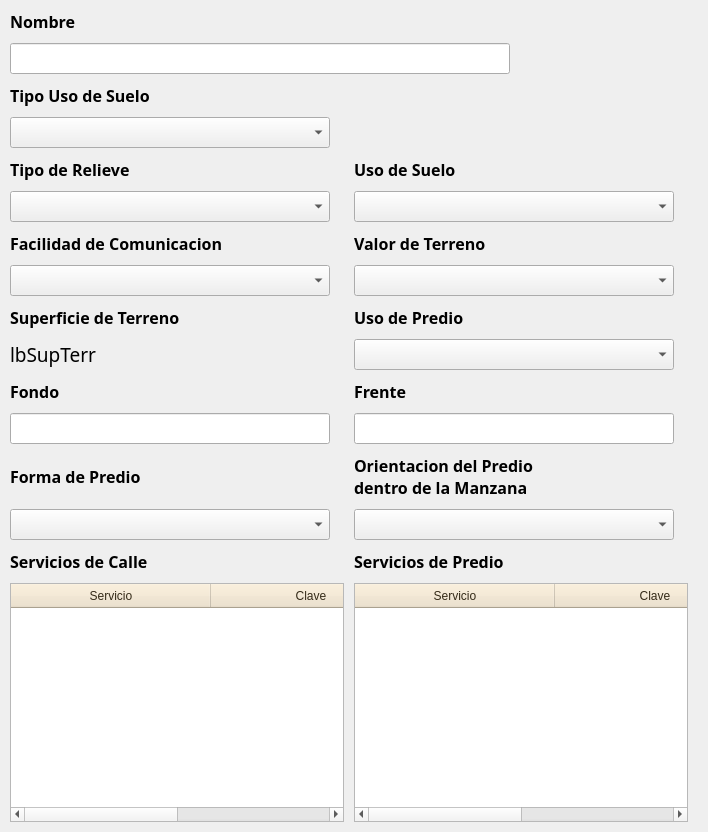
                <widget class="QWidget" name="scrollAreaWidgetContents_5">
                 <property name="geometry">
                  <rect>
                   <x>0</x>
                   <y>0</y>
                   <width>708</width>
                   <height>832</height>
                  </rect>
                 </property>
                 <layout class="QGridLayout" name="gridLayout_5">
                  <property name="leftMargin">
                   <number>10</number>
                  </property>
                  <property name="topMargin">
                   <number>10</number>
                  </property>
                  <property name="rightMargin">
                   <number>10</number>
                  </property>
                  <property name="bottomMargin">
                   <number>10</number>
                  </property>
                  <property name="spacing">
                   <number>10</number>
                  </property>
                  <item row="3" column="0">
                   <widget class="QComboBox" name="cmbTipoUsoSuelo">
                    <property name="maximumSize">
                     <size>
                      <width>320</width>
                      <height>16777215</height>
                     </size>
                    </property>
                    <property name="font">
                     <font>
                      <pointsize>14</pointsize>
                      <weight>75</weight>
                      <bold>true</bold>
                     </font>
                    </property>
                    <property name="styleSheet">
                     <string notr="true">QComboBox QAbstractItemView::item { min-height: 25;}
QListView{color: black ; font-size: 16px; outline:none; font-weight:bold}QListView::item:selected { color: red; background-color: lightgray;}</string>
                    </property>
                   </widget>
                  </item>
                  <item row="7" column="0">
                   <widget class="QComboBox" name="cmbTipoRelieve">
                    <property name="maximumSize">
                     <size>
                      <width>320</width>
                      <height>16777215</height>
                     </size>
                    </property>
                    <property name="font">
                     <font>
                      <pointsize>14</pointsize>
                      <weight>75</weight>
                      <bold>true</bold>
                     </font>
                    </property>
                    <property name="styleSheet">
                     <string notr="true">QComboBox QAbstractItemView::item { min-height: 25;}
QListView{color: black ; font-size: 16px; outline:none; font-weight:bold}QListView::item:selected { color: red; background-color: lightgray;}</string>
                    </property>
                   </widget>
                  </item>
                  <item row="7" column="1">
                   <widget class="QComboBox" name="cmbUsoSuelo">
                    <property name="maximumSize">
                     <size>
                      <width>320</width>
                      <height>16777215</height>
                     </size>
                    </property>
                    <property name="font">
                     <font>
                      <pointsize>14</pointsize>
                      <weight>75</weight>
                      <bold>true</bold>
                     </font>
                    </property>
                    <property name="styleSheet">
                     <string notr="true">QComboBox QAbstractItemView::item { min-height: 25;}
QListView{color: black ; font-size: 16px; outline:none; font-weight:bold}QListView::item:selected { color: red; background-color: lightgray;}</string>
                    </property>
                   </widget>
                  </item>
                  <item row="0" column="0">
                   <widget class="QLabel" name="label_103">
                    <property name="font">
                     <font>
                      <family>Century Gothic</family>
                      <pointsize>12</pointsize>
                      <weight>75</weight>
                      <bold>true</bold>
                     </font>
                    </property>
                    <property name="text">
                     <string>Nombre</string>
                    </property>
                   </widget>
                  </item>
                  <item row="1" column="0" colspan="3">
                   <widget class="QLineEdit" name="leNombre">
                    <property name="maximumSize">
                     <size>
                      <width>500</width>
                      <height>16777215</height>
                     </size>
                    </property>
                    <property name="font">
                     <font>
                      <family>Century Gothic</family>
                      <pointsize>12</pointsize>
                      <weight>50</weight>
                      <bold>false</bold>
                     </font>
                    </property>
                    <property name="maxLength">
                     <number>250</number>
                    </property>
                   </widget>
                  </item>
                  <item row="2" column="0">
                   <widget class="QLabel" name="label_19">
                    <property name="font">
                     <font>
                      <family>Century Gothic</family>
                      <pointsize>12</pointsize>
                      <weight>75</weight>
                      <bold>true</bold>
                     </font>
                    </property>
                    <property name="text">
                     <string>Tipo Uso de Suelo</string>
                    </property>
                   </widget>
                  </item>
                  <item row="24" column="0">
                   <widget class="QLabel" name="lbSupTerr">
                    <property name="font">
                     <font>
                      <family>Century Gothic</family>
                      <pointsize>14</pointsize>
                      <weight>50</weight>
                      <bold>false</bold>
                     </font>
                    </property>
                    <property name="text">
                     <string>lbSupTerr</string>
                    </property>
                   </widget>
                  </item>
                  <item row="26" column="0">
                   <widget class="QLineEdit" name="leFondo">
                    <property name="maximumSize">
                     <size>
                      <width>320</width>
                      <height>16777215</height>
                     </size>
                    </property>
                    <property name="font">
                     <font>
                      <family>Century Gothic</family>
                      <pointsize>12</pointsize>
                      <weight>50</weight>
                      <bold>false</bold>
                     </font>
                    </property>
                    <property name="maxLength">
                     <number>10</number>
                    </property>
                   </widget>
                  </item>
                  <item row="32" column="1">
                   <widget class="QTableWidget" name="twServiciosPredio">
                    <property name="minimumSize">
                     <size>
                      <width>0</width>
                      <height>220</height>
                     </size>
                    </property>
                    <property name="maximumSize">
                     <size>
                      <width>16777215</width>
                      <height>16777215</height>
                     </size>
                    </property>
                    <property name="styleSheet">
                     <string notr="true">QHeaderView::section
{
background-color: rgb(238,225,200);
color : rgb(52, 42, 24 );
text-align: right;
font-size:12px;
height:24px
}</string>
                    </property>
                    <attribute name="horizontalHeaderMinimumSectionSize">
                     <number>200</number>
                    </attribute>
                    <column>
                     <property name="text">
                      <string>Servicio</string>
                     </property>
                    </column>
                    <column>
                     <property name="text">
                      <string>Clave</string>
                     </property>
                    </column>
                   </widget>
                  </item>
                  <item row="28" column="1">
                   <widget class="QComboBox" name="cmbOrientPredMza">
                    <property name="maximumSize">
                     <size>
                      <width>320</width>
                      <height>16777215</height>
                     </size>
                    </property>
                    <property name="font">
                     <font>
                      <pointsize>14</pointsize>
                      <weight>75</weight>
                      <bold>true</bold>
                     </font>
                    </property>
                    <property name="styleSheet">
                     <string notr="true">QComboBox QAbstractItemView::item { min-height: 25;}
QListView{color: black ; font-size: 16px; outline:none; font-weight:bold}QListView::item:selected { color: red; background-color: lightgray;}</string>
                    </property>
                   </widget>
                  </item>
                  <item row="22" column="1">
                   <widget class="QComboBox" name="cmbValorTerr">
                    <property name="maximumSize">
                     <size>
                      <width>320</width>
                      <height>16777215</height>
                     </size>
                    </property>
                    <property name="font">
                     <font>
                      <pointsize>14</pointsize>
                      <weight>75</weight>
                      <bold>true</bold>
                     </font>
                    </property>
                    <property name="styleSheet">
                     <string notr="true">QComboBox QAbstractItemView::item { min-height: 25;}
QListView{color: black ; font-size: 16px; outline:none; font-weight:bold}QListView::item:selected { color: red; background-color: lightgray;}</string>
                    </property>
                   </widget>
                  </item>
                  <item row="24" column="1">
                   <widget class="QComboBox" name="cmbUsoPredio">
                    <property name="maximumSize">
                     <size>
                      <width>320</width>
                      <height>16777215</height>
                     </size>
                    </property>
                    <property name="font">
                     <font>
                      <pointsize>14</pointsize>
                      <weight>75</weight>
                      <bold>true</bold>
                     </font>
                    </property>
                    <property name="styleSheet">
                     <string notr="true">QComboBox QAbstractItemView::item { min-height: 25;}
QListView{color: black ; font-size: 16px; outline:none; font-weight:bold}QListView::item:selected { color: red; background-color: lightgray;}</string>
                    </property>
                   </widget>
                  </item>
                  <item row="27" column="0">
                   <widget class="QLabel" name="label_28">
                    <property name="font">
                     <font>
                      <family>Century Gothic</family>
                      <pointsize>12</pointsize>
                      <weight>75</weight>
                      <bold>true</bold>
                     </font>
                    </property>
                    <property name="text">
                     <string>Forma de Predio</string>
                    </property>
                   </widget>
                  </item>
                  <item row="28" column="0">
                   <widget class="QComboBox" name="cmbFormaPredio">
                    <property name="maximumSize">
                     <size>
                      <width>320</width>
                      <height>16777215</height>
                     </size>
                    </property>
                    <property name="font">
                     <font>
                      <pointsize>14</pointsize>
                      <weight>75</weight>
                      <bold>true</bold>
                     </font>
                    </property>
                    <property name="styleSheet">
                     <string notr="true">QComboBox QAbstractItemView::item { min-height: 25;}
QListView{color: black ; font-size: 16px; outline:none; font-weight:bold}QListView::item:selected { color: red; background-color: lightgray;}</string>
                    </property>
                   </widget>
                  </item>
                  <item row="23" column="0">
                   <widget class="QLabel" name="label_26">
                    <property name="font">
                     <font>
                      <family>Century Gothic</family>
                      <pointsize>12</pointsize>
                      <weight>75</weight>
                      <bold>true</bold>
                     </font>
                    </property>
                    <property name="text">
                     <string>Superficie de Terreno</string>
                    </property>
                   </widget>
                  </item>
                  <item row="22" column="0">
                   <widget class="QComboBox" name="cmbFacilComun">
                    <property name="maximumSize">
                     <size>
                      <width>320</width>
                      <height>16777215</height>
                     </size>
                    </property>
                    <property name="font">
                     <font>
                      <pointsize>14</pointsize>
                      <weight>75</weight>
                      <bold>true</bold>
                     </font>
                    </property>
                    <property name="styleSheet">
                     <string notr="true">QComboBox QAbstractItemView::item { min-height: 25;}
QListView{color: black ; font-size: 16px; outline:none; font-weight:bold}QListView::item:selected { color: red; background-color: lightgray;}</string>
                    </property>
                   </widget>
                  </item>
                  <item row="32" column="0">
                   <widget class="QTableWidget" name="twServiciosCalle">
                    <property name="styleSheet">
                     <string notr="true">QHeaderView::section
{
background-color: rgb(238,225,200);
color : rgb(52, 42, 24 );
text-align: right;
font-size:12px;
height:24px
}</string>
                    </property>
                    <attribute name="horizontalHeaderMinimumSectionSize">
                     <number>200</number>
                    </attribute>
                    <column>
                     <property name="text">
                      <string>Servicio</string>
                     </property>
                    </column>
                    <column>
                     <property name="text">
                      <string>Clave</string>
                     </property>
                    </column>
                   </widget>
                  </item>
                  <item row="21" column="1">
                   <widget class="QLabel" name="label_38">
                    <property name="font">
                     <font>
                      <family>Century Gothic</family>
                      <pointsize>12</pointsize>
                      <weight>75</weight>
                      <bold>true</bold>
                     </font>
                    </property>
                    <property name="text">
                     <string>Valor de Terreno</string>
                    </property>
                   </widget>
                  </item>
                  <item row="25" column="1">
                   <widget class="QLabel" name="label_25">
                    <property name="font">
                     <font>
                      <family>Century Gothic</family>
                      <pointsize>12</pointsize>
                      <weight>75</weight>
                      <bold>true</bold>
                     </font>
                    </property>
                    <property name="text">
                     <string>Frente</string>
                    </property>
                   </widget>
                  </item>
                  <item row="31" column="0">
                   <widget class="QLabel" name="label_21">
                    <property name="font">
                     <font>
                      <family>Century Gothic</family>
                      <pointsize>12</pointsize>
                      <weight>75</weight>
                      <bold>true</bold>
                     </font>
                    </property>
                    <property name="text">
                     <string>Servicios de Calle</string>
                    </property>
                   </widget>
                  </item>
                  <item row="31" column="1">
                   <widget class="QLabel" name="label_22">
                    <property name="font">
                     <font>
                      <family>Century Gothic</family>
                      <pointsize>12</pointsize>
                      <weight>75</weight>
                      <bold>true</bold>
                     </font>
                    </property>
                    <property name="text">
                     <string>Servicios de Predio</string>
                    </property>
                   </widget>
                  </item>
                  <item row="27" column="1">
                   <widget class="QLabel" name="label_29">
                    <property name="font">
                     <font>
                      <family>Century Gothic</family>
                      <pointsize>12</pointsize>
                      <weight>75</weight>
                      <bold>true</bold>
                     </font>
                    </property>
                    <property name="text">
                     <string>Orientacion del Predio 
dentro de la Manzana</string>
                    </property>
                   </widget>
                  </item>
                  <item row="25" column="0">
                   <widget class="QLabel" name="label_24">
                    <property name="font">
                     <font>
                      <family>Century Gothic</family>
                      <pointsize>12</pointsize>
                      <weight>75</weight>
                      <bold>true</bold>
                     </font>
                    </property>
                    <property name="text">
                     <string>Fondo</string>
                    </property>
                   </widget>
                  </item>
                  <item row="26" column="1">
                   <widget class="QLineEdit" name="leFrente">
                    <property name="maximumSize">
                     <size>
                      <width>320</width>
                      <height>16777215</height>
                     </size>
                    </property>
                    <property name="font">
                     <font>
                      <family>Century Gothic</family>
                      <pointsize>12</pointsize>
                      <weight>50</weight>
                      <bold>false</bold>
                     </font>
                    </property>
                    <property name="maxLength">
                     <number>10</number>
                    </property>
                   </widget>
                  </item>
                  <item row="23" column="1">
                   <widget class="QLabel" name="lbUsoPredioEtiqueta">
                    <property name="font">
                     <font>
                      <family>Century Gothic</family>
                      <pointsize>12</pointsize>
                      <weight>75</weight>
                      <bold>true</bold>
                     </font>
                    </property>
                    <property name="text">
                     <string>Uso de Predio</string>
                    </property>
                   </widget>
                  </item>
                  <item row="6" column="0">
                   <widget class="QLabel" name="label_23">
                    <property name="font">
                     <font>
                      <family>Century Gothic</family>
                      <pointsize>12</pointsize>
                      <weight>75</weight>
                      <bold>true</bold>
                     </font>
                    </property>
                    <property name="text">
                     <string>Tipo de Relieve</string>
                    </property>
                   </widget>
                  </item>
                  <item row="6" column="1">
                   <widget class="QLabel" name="label_18">
                    <property name="font">
                     <font>
                      <family>Century Gothic</family>
                      <pointsize>12</pointsize>
                      <weight>75</weight>
                      <bold>true</bold>
                     </font>
                    </property>
                    <property name="text">
                     <string>Uso de Suelo</string>
                    </property>
                   </widget>
                  </item>
                  <item row="21" column="0">
                   <widget class="QLabel" name="label_27">
                    <property name="maximumSize">
                     <size>
                      <width>320</width>
                      <height>16777215</height>
                     </size>
                    </property>
                    <property name="font">
                     <font>
                      <family>Century Gothic</family>
                      <pointsize>12</pointsize>
                      <weight>75</weight>
                      <bold>true</bold>
                     </font>
                    </property>
                    <property name="text">
                     <string>Facilidad de Comunicacion</string>
                    </property>
                   </widget>
                  </item>
                 </layout>
                </widget>
